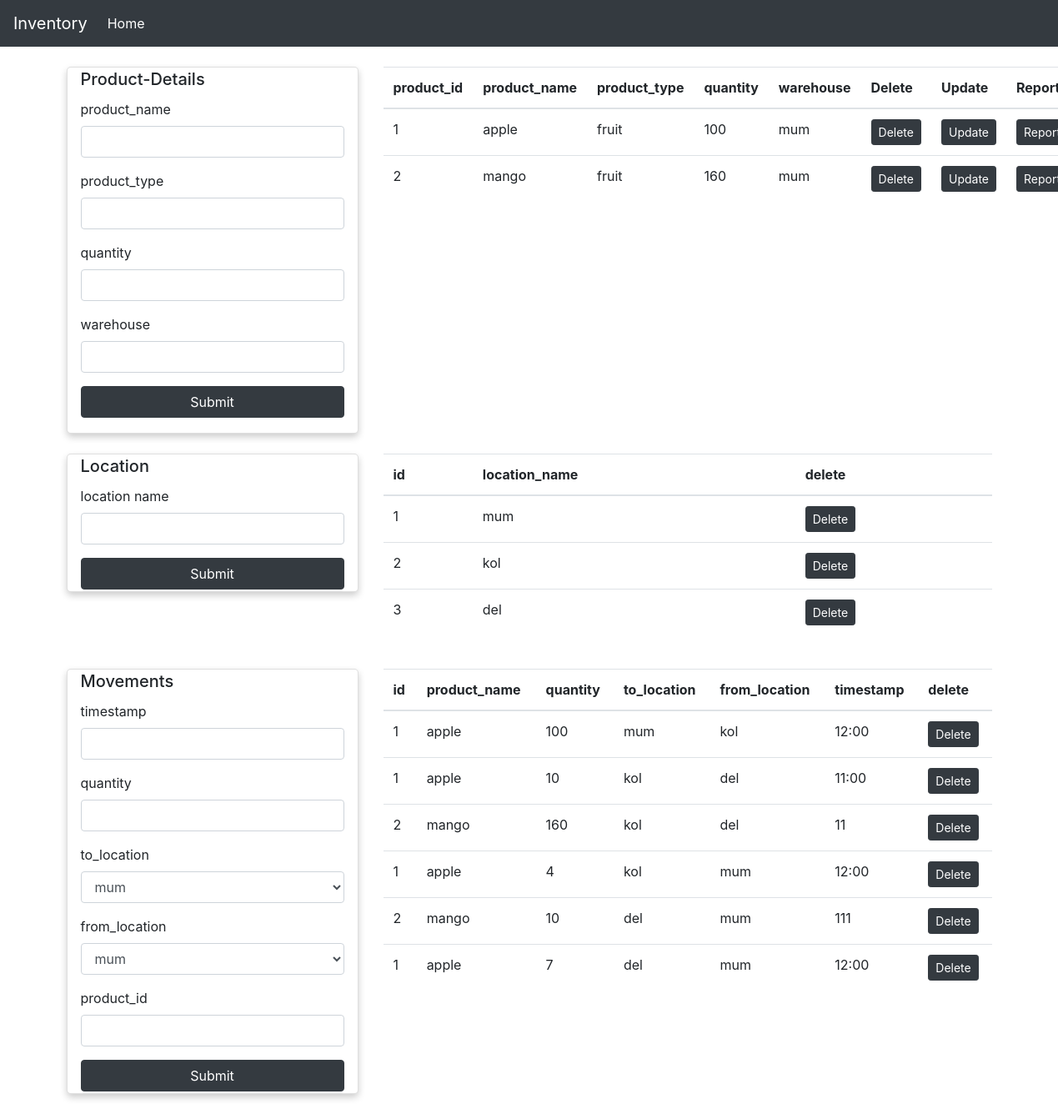
Before: / with the older database file.
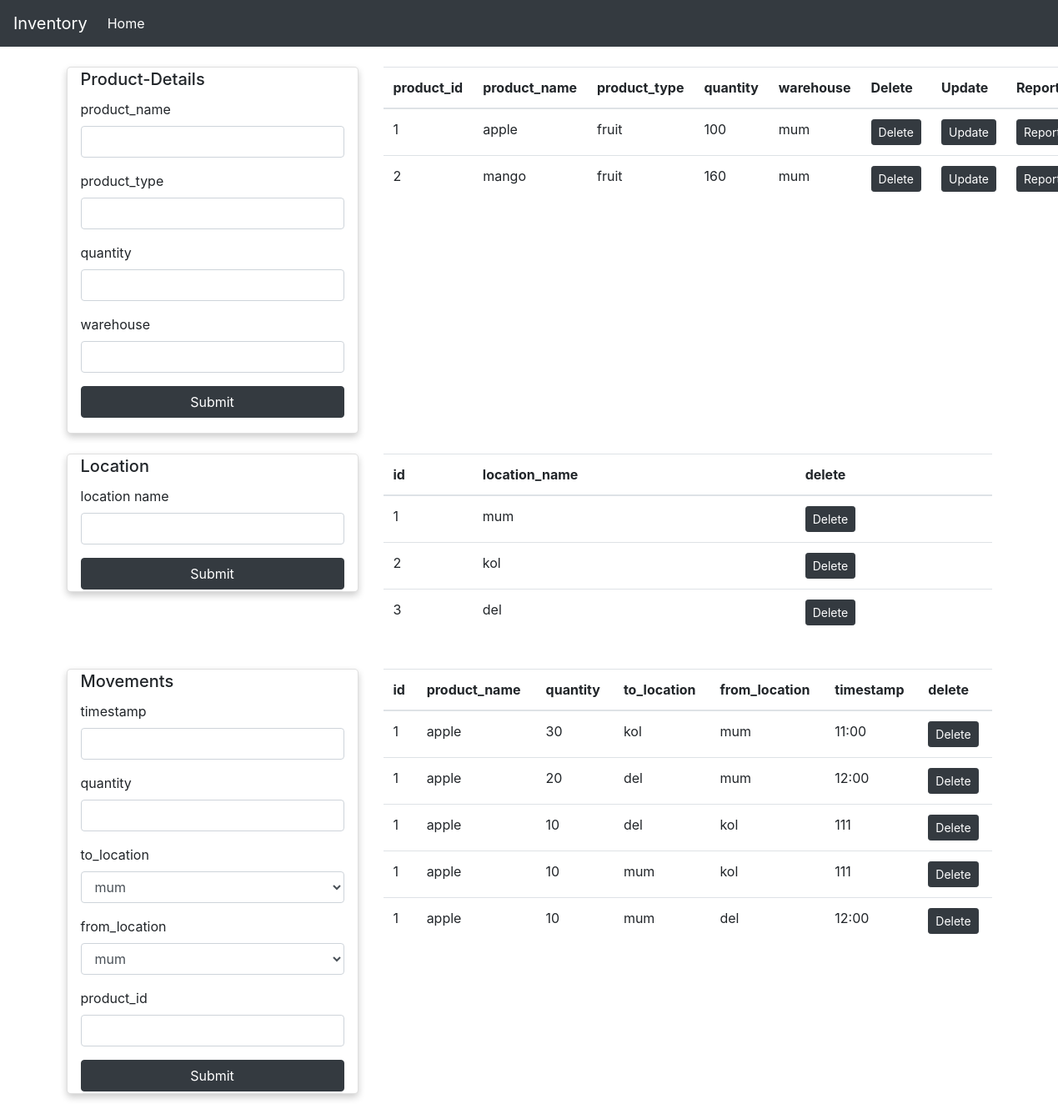
After: the same page with the newer database file.
### app.py (models this page shows)
class User1(db.Model):
    id = db.Column(db.Integer,primary_key=True, autoincrement=True)
    product_name = db.Column(db.String(200))
    product_type = db.Column(db.String(200))
    quantity = db.Column(db.String(200))
    warehouse = db.Column(db.String(200))
    movements = db.relationship('Movement', backref="user2")

class Location(db.Model):
    id = db.Column(db.Integer,primary_key=True, autoincrement=True)
    location_name = db.Column(db.String(200))

class Movement(db.Model):
    id = db.Column(db.Integer, primary_key=True)
    timestamp = db.Column(db.String(200))
    to_location = db.Column(db.String(200))
    from_location = db.Column(db.String(200))
    product_id = db.Column(db.Integer, db.ForeignKey('user1.id'))
    quantity = db.Column(db.Integer)

### app.py (the view, shortened to what this page needs)
@app.route('/',methods=['GET','POST'])
def get():
    if request.method == "GET":
        user1s = User1.query.all()
        locations = Location.query.all()
        movements = db.session.query(User1, Movement).filter(User1.id == Movement.product_id ).all()
        page ='home'
        user = User1(id='',product_name='',product_type='',quantity='',warehouse='')
        return render_template('home.html',user1s=user1s,locations=locations,movements=movements,page=page,user=user)

### templates/home.html (shortened to what the changed rows need)
{% extends 'index.html' %}
{% block content %}
<br>
<div class="row">
    <div class="col-lg-8">
        <table class="table">
            <thead>
                <th>product_id</th>
                <th>product_name</th>
                <th>product_type</th>
                <th>quantity</th>
                <th>warehouse</th>
                <th>Delete</th>
                <th>Update</th>
                <th>Report</th>
            </thead>
            <tbody>
                {% for i in user1s %}
                <tr>
                    <td>{{ i.id }}</td>
                    <td>{{ i.product_name }}</td>
                    <td>{{ i.product_type }}</td>
                    <td>{{ i.quantity }}</td>
                    <td>{{ i.warehouse }}</td>
                    <td>
                        <a href='/delete_product/{{i.id}}' class="btn btn-sm btn-dark">Delete</a>
                    </td>
                    <td>
                        <a href='/update_product/{{i.id}}' class="btn btn-sm btn-dark">Update</a>
                    </td>
                    <td>
                        <a href='/report/{{i.id}}' class="btn btn-sm btn-dark">Report</a>
                    </td>
                </tr>
                {% endfor %}
            </tbody>
        </table>
    </div>
</div>
<br>
<div class="row">
    <div class="col-lg-8">
        <table class="table">
            <thead>
                <th>id</th>
                <th>location_name</th>
                <th>delete</th>
            </thead>
            <tbody>
                {% for i in locations %}
                <tr>
                    <td>{{ i.id }}</td>
                    <td>{{ i.location_name }}</td>
                    <td>
                        <a href='/delete_location/{{i.id}}' class="btn btn-sm btn-dark">Delete</a>
                    </td>
                </tr>
                {% endfor %}
            </tbody>
        </table>
    </div>
</div>
<br>
<div class="row">
    <div class="col-lg-8">
        <table class="table">
            <thead>
                <th>id</th>
                <th>product_name</th>
                <th>quantity</th>
                <th>to_location</th>
                <th>from_location</th>
                <th>timestamp</th>
                <th>delete</th>
            </thead>
            <tbody>
                {% for i in movements %}
                <tr>
                    <td>{{ i.User1.id }}</td>
                    <td>{{ i.User1.product_name }}</td>
                    <td>{{ i.Movement.quantity }}</td>
                    <td>{{ i.Movement.to_location }}</td>
                    <td>{{ i.Movement.from_location }}</td>
                    <td>{{ i.Movement.timestamp }}</td>
                    <td>
                        <a href='/delete_movement/{{i.Movement.id}}' class="btn btn-sm btn-dark">Delete</a>
                    </td>
                </tr>
                {% endfor %}
            </tbody>
        </table>
    </div>
</div>
<br>
{% endblock %}

Changed rows visible on the page:
no longer on one of the page's lists (row unchanged): User1: User1.id "2", User1.product_name "mango", Movement.quantity "160", Movement.to_location "kol", Movement.from_location "del", Movement.timestamp "11", Movement.quantity "10", Movement.to_location "del", Movement.from_location "mum", Movement.timestamp "111"
now on one of the page's lists (row unchanged): User1: User1.id "1", User1.product_name "apple", Movement.quantity "10", Movement.to_location "mum", Movement.from_location "del", Movement.timestamp "12:00"
changed through a linked row, User1 "apple": Movement.quantity "100" → "30"; Movement.to_location "mum" → "kol"; Movement.from_location "kol" → "mum"; Movement.timestamp "12:00" → "11:00"; Movement.quantity "10" → "20"; Movement.to_location "kol" → "del"; Movement.from_location "del" → "mum"; Movement.timestamp "11:00" → "12:00"; Movement.quantity "4" → "10"; Movement.from_location "mum" → "kol"; Movement.timestamp "12:00" → "111"; Movement.quantity "7" → "10"; Movement.to_location "del" → "mum"
